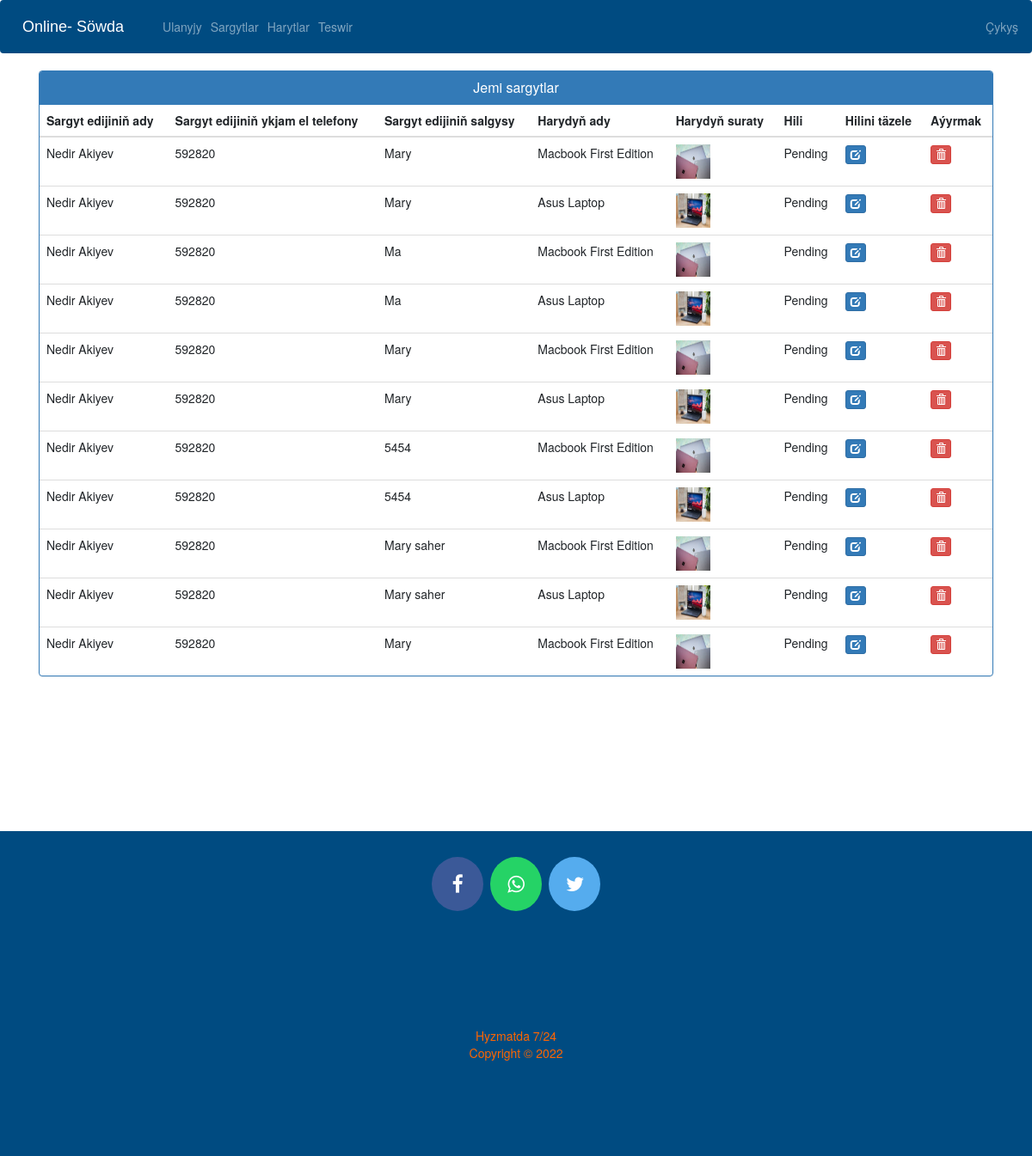
The app's page /admin-view-booking (signed in) with its own data.
### ecom/models.py (models this page shows, shortened)
class Customer(models.Model):
    user = models.OneToOneField(User, on_delete=models.CASCADE, verbose_name="Ulanyjy ady")
    profile_pic = models.ImageField(upload_to='profile_pic/CustomerProfilePic/', null=True, blank=True,
                                    verbose_name="Suraty")
    address = models.CharField(max_length=40, verbose_name="Salgysy")
    mobile = models.CharField(max_length=20, null=False, verbose_name="Ykjam el telefony")
    @property
    def get_name(self):
        return self.user.first_name + " " + self.user.last_name

class Orders(models.Model):
    STATUS = (
        ('Pending', 'Garaşylýar'),
        ('Order Confirmed', 'Sargyt kabul edildi'),
        ('Out for Delivery', 'Ýolda'),
        ('Delivered', 'Gowşuryldy'),
    )
    customer = models.ForeignKey('Customer', on_delete=models.CASCADE, null=True, verbose_name="Ulanyjy")
    product = models.ForeignKey('Product', on_delete=models.CASCADE, null=True, verbose_name="Önüm")
    email = models.CharField(max_length=50, null=True, verbose_name="E-mail salgy")
    address = models.CharField(max_length=500, null=True, verbose_name="Ulayjynyň salgysy")
    mobile = models.CharField(max_length=20, null=True, verbose_name="Ykjam el telefony")
    order_date = models.DateField(auto_now_add=True, null=True, verbose_name="Sargydyň wagty")
    status = models.CharField(max_length=50, null=True, choices=STATUS, )

class Product(models.Model):
    name = models.CharField(max_length=40, verbose_name="Önümiň ady")
    product_image = models.ImageField(upload_to='product_image/', null=True, blank=True, verbose_name="Önümiň suraty")
    price = models.PositiveIntegerField(verbose_name="Önümiň bahasy")
    description = models.CharField(max_length=40)

### ecom/views.py (the view)
# urls.py: path('admin-view-booking', views.admin_view_booking_view,name='admin-view-booking'),
@login_required(login_url='adminlogin')
def admin_view_booking_view(request):
    orders = models.Orders.objects.all()
    ordered_products = []
    ordered_bys = []
    for order in orders:
        ordered_product = models.Product.objects.all().filter(id=order.product.id)
        ordered_by = models.Customer.objects.all().filter(id=order.customer.id)
        ordered_products.append(ordered_product)
        ordered_bys.append(ordered_by)
    return render(request, 'ecom/admin_view_booking.html', {'data': zip(ordered_products, ordered_bys, orders)})

### templates/ecom/admin_view_booking.html (shortened to what this page needs)
{% extends 'ecom/admin_base.html' %}
{% load static %}
{% block content %}
<head>
  <link href="//netdna.bootstrapcdn.com/bootstrap/3.0.0/css/bootstrap.min.css" rel="stylesheet" id="bootstrap-css">
</head>
<div class="container">
  <div class="panel panel-primary">
    <div class="panel-heading">
      <h6 class="panel-title">Jemi sargytlar</h6>
    </div>
    <table class="table table-hover" id="dev-table">
      <thead>
        <tr>
          <th>Sargyt edijiniň ady</th>
          <th>Sargyt edijiniň ykjam el telefony</th>
          <th>Sargyt edijiniň salgysy</th>
          <th>Harydyň ady</th>
          <th>Harydyň suraty</th>
          <th>Hili</th>
          <th>Hilini täzele</th>
          <th>Aýyrmak</th>
        </tr>
      </thead>
      {% for product,customer,order in data %}
      <tr>
        {% for c in customer %}
        <td> {{c.get_name}}</td>
        <td>{{c.mobile}}</td>
        <td>{{order.address}}</td>
        {% endfor %}
        {% for p in product %}
        <td> {{p.name}}</td>
        <td> <img src="{% static p.product_image.url %}" alt="Profile Pic" height="40px" width="40px" /></td>
        <td>{{order.status}}</td>
        <td><a class="btn btn-primary btn-xs" href="{% url 'update-order' order.id  %}"><span class="glyphicon glyphicon-edit"></span></a></td>
        <td><a class="btn btn-danger btn-xs" href="{% url 'delete-order' order.id  %}"><span class="glyphicon glyphicon-trash"></span></a></td>
        {% endfor %}
      </tr>
      {% endfor %}
    </table>
  </div>
</div>
{% endblock content %}

### templates/ecom/admin_view_booking.html (style rules this page uses)
a:link { text-decoration: none; }
h6 { text-align: center; }

### records on screen
Orders: address "Mary", status "Pending"
Customer: get_name "Nedir Akiyev", mobile "592820"
Product: name "Macbook First Edition", product_image (picture)
Orders: address "Mary", status "Pending"
Product: name "Asus Laptop", product_image (picture)
Orders: address "Ma", status "Pending"
Orders: address "Ma", status "Pending"
Orders: address "Mary", status "Pending"
Orders: address "Mary", status "Pending"
Orders: address "5454", status "Pending"
Orders: address "5454", status "Pending"
Orders: address "Mary saher", status "Pending"
Orders: address "Mary saher", status "Pending"
Orders: address "Mary", status "Pending"
